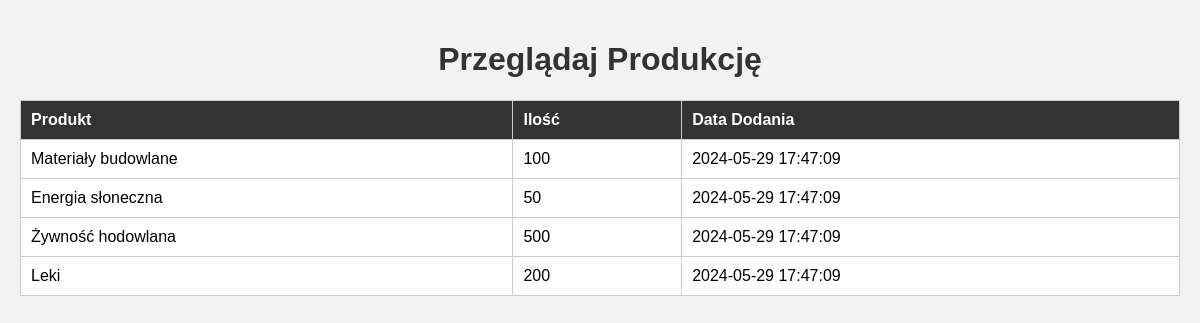
Screenshot of /resource_management/table/view_production.php with the database file from the repository.
### tables this page shows
CREATE TABLE `produkcja` (
  `id` int(11) NOT NULL,
  `produkt` varchar(255) NOT NULL,
  `ilosc` int(11) NOT NULL,
  `data_dodania` timestamp NOT NULL DEFAULT current_timestamp()
);

### resource_management/table/view_production.php (the view, shortened to what this page needs)
<?php
require '../../config.php';
$sql = "SELECT * FROM produkcja";
$stmt = $pdo->query($sql);
$produkcja = $stmt->fetchAll();
?>
<!DOCTYPE html>
<html lang="pl">
<head>
</head>
<body>
    <h1>Przeglądaj Produkcję</h1>
    <table>
        <tr>
            <th>Produkt</th>
            <th>Ilość</th>
            <th>Data Dodania</th>
        </tr>
        <?php
        foreach ($produkcja as $produkt) {
            echo "<tr>";
            echo "<td>{$produkt['produkt']}</td>";
            echo "<td>{$produkt['ilosc']}</td>";
            echo "<td>{$produkt['data_dodania']}</td>";
            echo "</tr>";
        }
        ?>
    </table>
</body>
</html>

### resource_management/table/view_production.php (style rules this page uses)
body { font-family: Arial, sans-serif; margin: 0; padding: 20px; background-color: #f2f2f2; }
h1 { color: #333; text-align: center; }
table { width: 100%; margin: 20px 0; border-collapse: collapse; }
table, th, td { border: 1px solid #ccc; }
th, td { padding: 10px; text-align: left; }
th { background-color: #333; color: #fff; }
td { background-color: #fff; }

### rows the page displays
produkcja: produkt "Materiały budowlane", ilosc "100", data_dodania "2024-05-29 17:47:09"
produkcja: produkt "Energia słoneczna", ilosc "50", data_dodania "2024-05-29 17:47:09"
produkcja: produkt "Żywność hodowlana", ilosc "500", data_dodania "2024-05-29 17:47:09"
produkcja: produkt "Leki", ilosc "200", data_dodania "2024-05-29 17:47:09"
